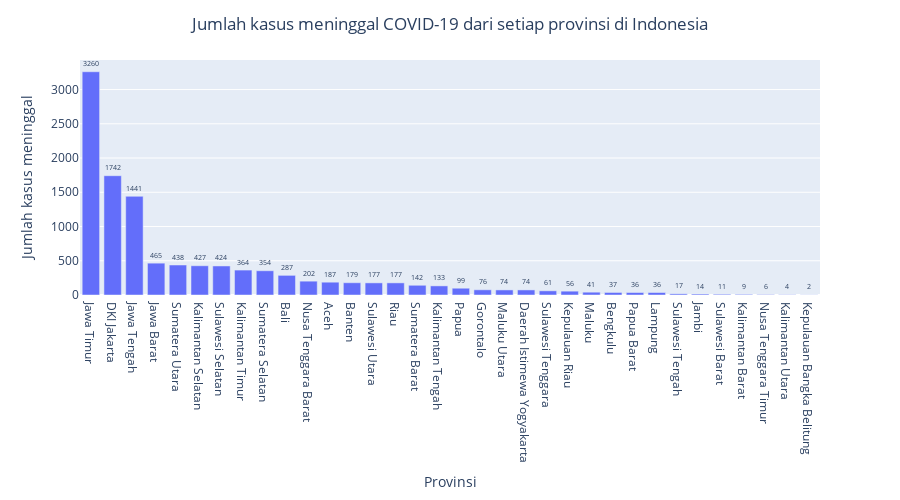

Notebook code for this chart:
### Code cell
fig3 = px.bar(berdasarkan_kematian, x=berdasarkan_kematian.provinsi
              , y='kasusMeni', text='kasusMeni', hover_name=berdasarkan_kematian.index)
fig3.update_traces(texttemplate='%{text:}', textposition='outside')
fig3.update_layout(uniformtext_minsize=4, uniformtext_mode='hide'
                   ,height=500, xaxis_title="Provinsi", yaxis_title="Jumlah kasus meninggal"
                   , title_text='Jumlah kasus meninggal COVID-19 dari setiap provinsi di Indonesia', title_x=0.5)
fig3.show()

### Figure 1 — Plotly figure (JSON) as saved in the notebook; plotly's stock layout.template omitted (floating-point values rounded to 4 significant figures)
{"data": [{"alignmentgroup": "True", "hovertemplate": "<b>%{hovertext}</b><br><br>provinsi=%{x}<br>kasusMeni=%{text}<extra></extra>", "hovertext": [1, 0, 3, 2, 5, 6, 4, 8, 12, 7, 17, 14, 13, 15, 9, 10, 16, 11, 20, 24, 21, 18, 22, 19, 28, 23, 26, 31, 30, 27, 25, 32, 29, 33], "legendgroup": "", "marker": {"color": "#636efa"}, "name": "", "offsetgroup": "", "orientation": "v", "showlegend": false, "text": [3260, 1742, 1441, 465, 438, 427, 424, 364, 354, 287, 202, 187, 179, 177, 177, 142, 133, 99, 76, 74, 74, 61, 56, 41, 37, 36, 36, 17, 14, 11, 9, 6, 4, 2], "textposition": "outside", "texttemplate": "%{text:}", "type": "bar", "x": ["Jawa Timur", "DKI Jakarta", "Jawa Tengah", "Jawa Barat", "Sumatera Utara", "Kalimantan Selatan", "Sulawesi Selatan", "Kalimantan Timur", "Sumatera Selatan", "Bali", "Nusa Tenggara Barat", "Aceh", "Banten", "Sulawesi Utara", "Riau", "Sumatera Barat", "Kalimantan Tengah", "Papua", "Gorontalo", "Maluku Utara", "Daerah Istimewa Yogyakarta", "Sulawesi Tenggara", "Kepulauan Riau", "Maluku", "Bengkulu", "Papua Barat", "Lampung", "Sulawesi Tengah", "Jambi", "Sulawesi Barat", "Kalimantan Barat", "Nusa Tenggara Timur", "Kalimantan Utara", "Kepulauan Bangka Belitung"], "xaxis": "x", "y": [3260, 1742, 1441, 465, 438, 427, 424, 364, 354, 287, 202, 187, 179, 177, 177, 142, 133, 99, 76, 74, 74, 61, 56, 41, 37, 36, 36, 17, 14, 11, 9, 6, 4, 2], "yaxis": "y"}], "layout": {"barmode": "relative", "height": 500, "legend": {"tracegroupgap": 0}, "margin": {"t": 60}, "title": {"text": "Jumlah kasus meninggal COVID-19 dari setiap provinsi di Indonesia", "x": 0.5}, "uniformtext": {"minsize": 4, "mode": "hide"}, "xaxis": {"anchor": "y", "domain": [0, 1], "title": {"text": "Provinsi"}}, "yaxis": {"anchor": "x", "domain": [0, 1], "title": {"text": "Jumlah kasus meninggal"}}}}
